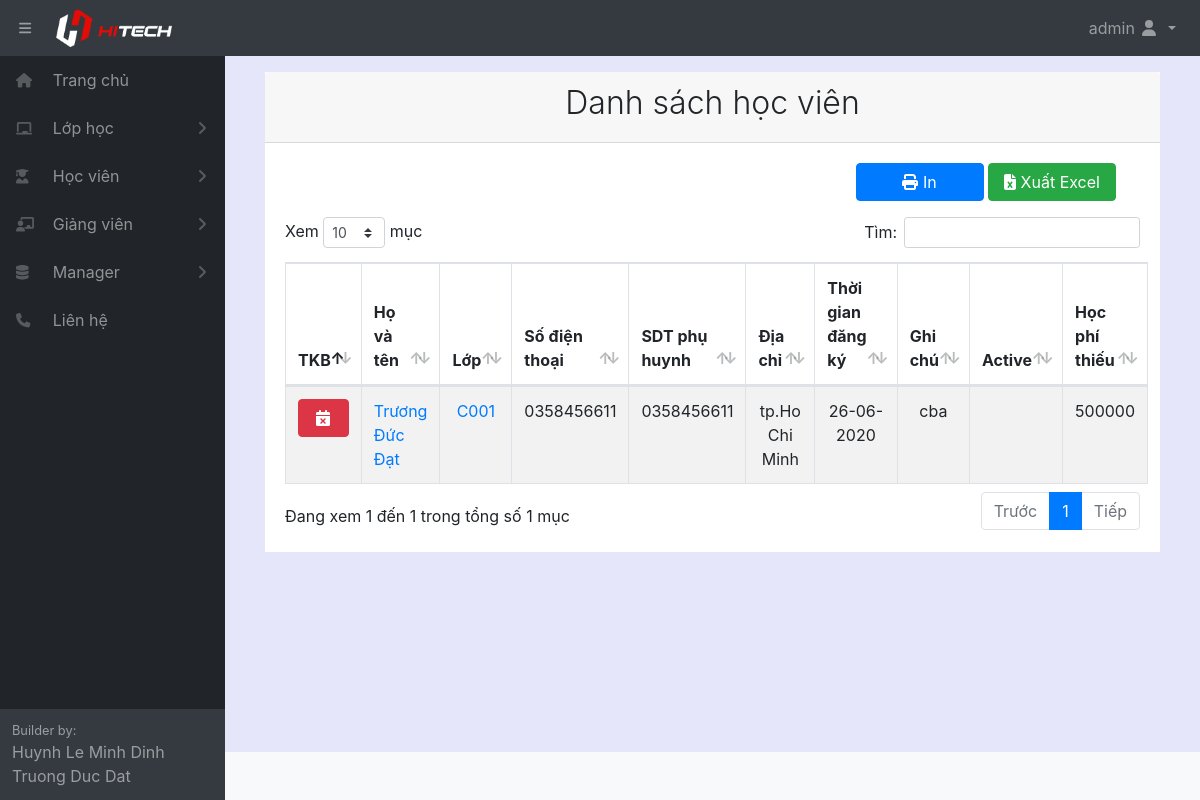
The app's page /liststudent/ (signed in) with its own data.
### home/models.py (models this page shows, shortened)
class Student(models.Model):
    fullname = models.CharField(max_length=100, verbose_name="Tên học sinh")
    gender = models.ForeignKey(Gender, null= True, on_delete=models.SET_NULL)
    birthday = models.DateField(verbose_name="Ngày sinh")
    identity_card = models.CharField(max_length=100, null = True, blank=True, verbose_name="CMND")
    phonenumber = models.CharField(max_length=100, null = True, blank=True, verbose_name="SDT")
    phonenumber_family = models.CharField(max_length=100, null = True, blank=True, verbose_name="SDT phụ huynh")
    email = models.CharField(max_length=100, null = True, blank=True, verbose_name="Email")
    adress = models.CharField(max_length=300, null = True, blank=True, verbose_name="Địa chỉ")
    classname = models.ForeignKey(Classname, null= True, on_delete=models.SET_NULL)
    fee = models.IntegerField(default=0, verbose_name="Học phí")
    fee_remain = models.IntegerField(default=0, verbose_name="Học phí còn lại")
    create_date = models.DateField(auto_now_add=True, verbose_name="Ngày đăng ký học")
    havedetailschedule = active = models.BooleanField(default=False, verbose_name="Thời khóa biểu cá nhân")
    note = models.CharField(max_length=300, null = True, blank=True, verbose_name="Ghi chú")
    active = models.BooleanField(default=True, verbose_name="Trạng thái")
    class Meta:
        ordering =["fullname"]
        verbose_name_plural = "Học sinh"

class Classname(models.Model):
    fullname = models.CharField(max_length=100, verbose_name="Tên lớp học")
    startdate = models.DateField(auto_now_add=True, verbose_name="Ngày bắt đầu")
    room = models.ForeignKey(Room, null= True, on_delete=models.SET_NULL)
    unit = models.ForeignKey(Unit, null = True, on_delete=models.SET_NULL)
    timeshift = models.ForeignKey(TimeShift, null = True, on_delete=models.SET_NULL)
    startdate = models.DateField(verbose_name="Ngày bắt đầu học")
    timeweek = models.ForeignKey(TimeWeek, null = True, on_delete=models.SET_NULL)
    teacher = models.ForeignKey(Teacher, null = True, on_delete=models.SET_NULL)
    datecount = models.IntegerField(default=0, blank=True, verbose_name="Số buổi học")
    note = models.CharField(max_length=300, null = True, blank=True, verbose_name="Ghi chú")
    active = models.BooleanField(default=True, verbose_name="Trạng thái")
    def __str__(self):
        return  self.fullname
    class Meta:
        ordering =["fullname"]
        verbose_name_plural = "Lớp học"

### home/decorators.py (the view)
        def wrapper_func(request, *args, **kwargs):
            group = None
            if request.user.groups.exists():
                group = request.user.groups.all()[0].name
            if group in allowed_roles:
                return view_func(request, *args, **kwargs)
            else:
                return redirect('errorrole')

### home/views.py (called while the page is built)
@login_required(login_url='login')
@allowed_users(allowed_roles=['admin','manager','staff'])
def listStudent(request):
    form = CreateStudentForm()
    liststudent = Student.objects.all()
    listclass = Classname.objects.all()
    for i1 in listclass:
        startdate = datetime.strptime(str(i1.startdate), '%Y-%m-%d')
        today = datetime.now()
        if startdate <= today:
            i1.active=1
            i1.save()
        for a in liststudent:
            if i1.pk==a.classname_id:
                if startdate <= today:
                    a.active=1
                    a.save()
    context = {'listclass': listclass,'liststudent': liststudent}
    return render(request, 'student/student.html', context)

### home/templates/student/student.html (shortened to what this page needs)
{% extends "pages/base.html" %}
{% block content %}
{% load static %}
<div class="card-header">
    <h2 class="text-center font-weight-light">Danh sách học viên</h2>
</div>
<div class="card-body">
    <div class="col-md-12 row">
        <div style="margin-left: auto; padding-bottom: 1em;">
            <div>
                <button name="print" onclick="printfail()" style="width: 8em;" type="button" class="btn btn-primary"><i
                        class="fas fa-print"></i> In</button>
                <button name="exportExcel" style="width: 8em;" type="button"
                    class="btn btn-success"><i class="fas fa-file-excel"></i> Xuất Excel</button>
            </div>
        </div>
    </div>
    <table id="example" class="table table-striped table-bordered" style="width:100%">
        <thead>
            <tr>
                <th style="width: 5%;">TKB</th>
                <th style="width: 15%;">Họ và tên</th>
                <th style="width: 5%;">Lớp</th>
                <th style="width: 11%;">Số điện thoại</th>
                <th style="width: 11%;">SDT phụ huynh</th>
                <th style="width: 20%;">Địa chỉ</th>
                <th style="width: 10%;">Thời gian đăng ký</th>
                <th style="width: 8%;">Ghi chú</th>
                <th style="width: 5%;">Active</th>
                <th style="width: 10%;">Học phí thiếu</th>
            </tr>
        </thead>
        <tbody>
            {% for i in liststudent %}
            <tr>
                <td style="text-align: center;">
                    {% if i.havedetailschedule %}
                    <a href="/checkinstudent/{{ i.pk }}" style="color: white; width: 100%;" class="btn btn-success"><i class="fas fa-calendar-check"
                        style="color: white;"></i></a>
                    {% else %}
                    <a href="/checkinstudent/{{ i.pk }}" style="color: white; width: 100%;" class="btn btn-danger"><i class="fas fa-calendar-times"
                        style="color: white;"></i></a>
                    {%endif%}
                </td>
                <td><a style="width: 100%;" href="/student/{{ i.pk }}">{{ i.fullname }}</a></td>
                <td style="text-align: center;">
                    <a style="width: 100%;" href="/classstudent/{{ i.classname_id }}">{{ i.classname}}</a>
                </td>
                <td style="text-align: center;">{{ i.phonenumber }}</td>
                <td style="text-align: center;">{{ i.phonenumber_family }}</td>
                <td style="text-align: center;">{{ i.adress }}</td>
                <td style="text-align: center;">{{ i.create_date|date:"d-m-Y" }}</td>
                <td style="text-align: center;">{{ i.note }}</td>
                <td style="text-align: center;">
                </td>
                <td style="text-align: center;">{{ i.fee_remain }}</td>
            </tr>
            {% endfor %}
        </tbody>
    </table>
</div>
{% endblock content %}

### home/templates/pages/base.html (shortened to what this page needs)
<!DOCTYPE html>
<html lang="en">
{% load staticfiles %}
<head>
    <link href="{% static '/fullcalendar/core/main.css' %}" rel='stylesheet' />
    <link href="{% static '/fullcalendar/daygrid/main.css' %}" rel='stylesheet' />
    <link href="{% static '/css/styles.css' %}" rel="stylesheet" />
    <link href="{% static '/css/dataTables.bootstrap4.min.css' %}" rel="stylesheet" />
</head>
<body class="sb-nav-fixed">
    <nav class="sb-topnav navbar navbar-expand navbar-dark bg-dark">
        <button class="btn btn-link btn-sm order-1 order-lg-0" id="sidebarToggle" href="#" style="margin-left: 10px;">
            <i class="fas fa-bars"></i></button>
        <a class="navbar-brand" href="{% url 'home' %}">
            <img src="/static/images/Logo-row-Light.png" alt="" style="width: 60%;">
        </a>
        <ul class="navbar-nav ml-auto ml-md-0">
            <li class="nav-item dropdown">
                <a class="nav-link dropdown-toggle" id="userDropdown" href="#" role="button" data-toggle="dropdown"
                    aria-haspopup="true" aria-expanded="false">
                    {{user.first_name}} {{user.last_name}}
                    <i class="fas fa-user fa-fw"></i>
                </a>
            </li>
        </ul>
    </nav>
    <div id="layoutSidenav">
        <div id="layoutSidenav_nav">
            <nav class="sb-sidenav accordion sb-sidenav-dark" id="sidenavAccordion">
                <div class="sb-sidenav-menu">
                    <div class="nav">
                        <a class="nav-link" href="{% url 'home' %}">
                            <div class="sb-nav-link-icon" style="width: 2em;">
                                <i class="fas fa-home"></i>
                            </div>
                            Trang chủ
                        </a>
                        <a class="nav-link collapsed" href="#" data-toggle="collapse" data-target="#collapseClass"
                            aria-expanded="false" aria-controls="collapseClass">
                            <div class="sb-nav-link-icon" style="width: 2em;">
                                <i class="fas fa-chalkboard"></i>
                            </div>
                            Lớp học
                            <div class="sb-sidenav-collapse-arrow">
                                <i class="fas fa-angle-down"></i>
                            </div>
                        </a>
                        <a class="nav-link collapsed" href="#" data-toggle="collapse" data-target="#collapseStudent"
                            aria-expanded="false" aria-controls="collapseStudent">
                            <div class="sb-nav-link-icon" style="width: 2em;">
                                <i class="fas fa-user-graduate"></i>
                            </div>
                            Học viên
                            <div class="sb-sidenav-collapse-arrow">
                                <i class="fas fa-angle-down"></i>
                            </div>
                        </a>
                        <a class="nav-link collapsed" href="#" data-toggle="collapse" data-target="#collapseTeacher"
                            aria-expanded="false" aria-controls="collapseTeacher">
                            <div class="sb-nav-link-icon" style="width: 2em;">
                                <i class="fas fa-chalkboard-teacher"></i>
                            </div>
                            Giảng viên
                            <div class="sb-sidenav-collapse-arrow">
                                <i class="fas fa-angle-down"></i>
                            </div>
                        </a>
                        {% if request.user.is_staff %}
                        <a class="nav-link collapsed" href="#" data-toggle="collapse" data-target="#collapseManager"
                            aria-expanded="false" aria-controls="collapseManager">
                            <div class="sb-nav-link-icon" style="width: 2em;">
                                <i class="fas fa-database"></i>
                            </div>
                            Manager
                            <div class="sb-sidenav-collapse-arrow">
                                <i class="fas fa-angle-down"></i>
                            </div>
                        </a>
                        {% endif %}
                        <a class="nav-link" href="{% url 'contact' %}">
                            <div class="sb-nav-link-icon" style="width: 2em;">
                                <i class="fas fa-phone"></i>
                            </div>
                            Liên hệ
                        </a>
                    </div>
                </div>
                <div class="sb-sidenav-footer">
                    <div class="small">Builder by:</div>
                    <div>Huynh Le Minh Dinh</div>
                    <div>Truong Duc Dat</div>
                </div>
            </nav>
        </div>
        <div id="layoutSidenav_content" style="background-color: lavender;">
            <main>
                <div class="container-fluid">
                    <div style="margin: 1em; background-color: white;">
                        {% block content %}{% endblock %}
                    </div>
                </div>
            </main>
            <footer class="py-4 bg-light mt-auto">
            </footer>
        </div>
    </div>
</body>
</html>

### records on screen
Student: fullname "Trương Đức Đạt", classname "C001", phonenumber "0358456611", phonenumber_family "0358456611", adress "tp.Ho Chi Minh", create_date "26-06-2020", note "cba", fee_remain "500000"

### other values on screen
{{ user.first_name }} "admin"
